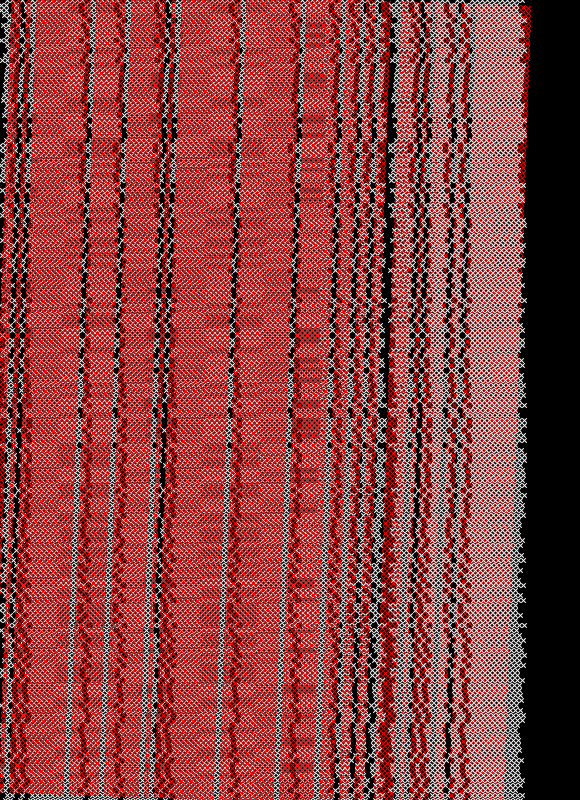
Frame 1 (no input)
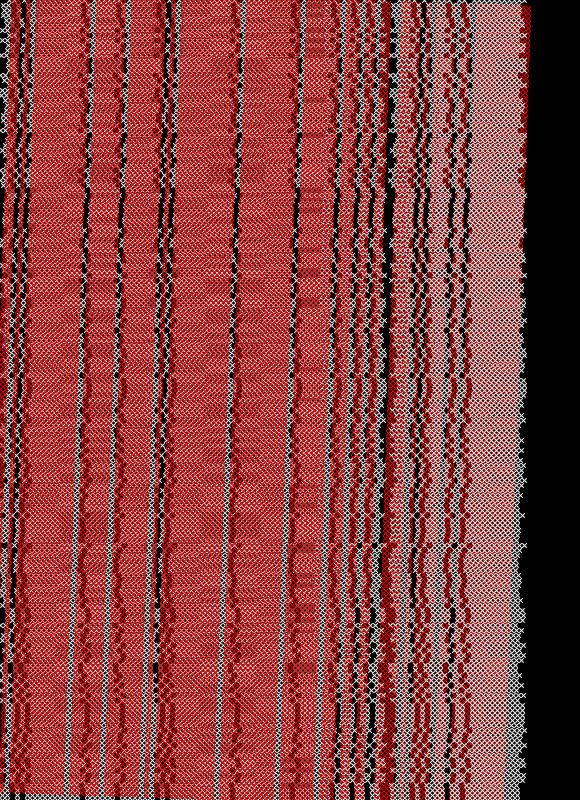
Frame 60 (the mouse pressed at the canvas centre just before this capture)
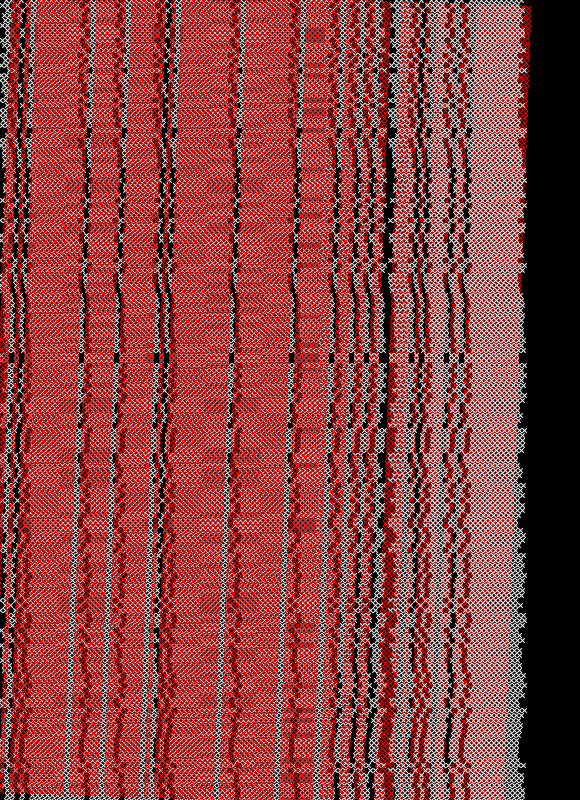
Frame 120 (the mouse held since frame 60 and released just before this capture)

The Processing sketch that drew these frames (run headless with seeded random() and noise(); from frame 60 on, the mouse is pressed at the canvas centre):

// Processing sketch: glitch_01
// ── glitch_01.pde
ArrayList<Boolean> particles;

int cellSize = 5;
float xoff = 0.0;

void setup() {
  size(580, 800);
  //frameRate(1);

  // create particles
  compose();
}

void draw() {
  background(0);
  stroke(255);
  strokeWeight(1);

  // draw
  for (int y = 0; y <= height; y+=cellSize) {

    // add noise per line
    float n = map(noise(xoff), 0, 1, 10, 50);

    // random instead of noise
    n = random(0, 10);  

    // first layer
    stroke(255);
    pushMatrix();
    translate(n, 0);
    for (int x = 0; x < particles.size(); x++) {
      Boolean part = particles.get(x);
      if (part) {
        //rect(x*cellSize, y, cellSize, cellSize);
        line(x*cellSize-cellSize/2, y-cellSize/2, x*cellSize+cellSize/2, y+cellSize/2);
        line(x*cellSize+cellSize/2, y-cellSize/2, x*cellSize-cellSize/2, y+cellSize/2);
      }
    }
    popMatrix();

    // second layer
    stroke(255, 0, 0);
    pushMatrix();
    translate(width/2, height/2);
    rotate(radians(2));
    translate(-width/2, -height/2);

    for (int x = 0; x < particles.size(); x++) {
      Boolean part = particles.get(x);
      if (part) {
        //rect(x*cellSize, y, cellSize, cellSize);
        line(x*cellSize-cellSize/2, y-cellSize/2, x*cellSize+cellSize/2, y+cellSize/2);
        line(x*cellSize+cellSize/2, y-cellSize/2, x*cellSize-cellSize/2, y+cellSize/2);
      }
    }

    popMatrix();

    // Increment x dimension for noise
    xoff += 0.05;
  }
}

void mouseReleased() {
  compose();
}

void compose() {
  particles = new ArrayList<Boolean>();
  for (int i = 0; i< width-60; i+=cellSize) {
    particles.add((random(100) > 77) ? false : true);
  }
}
